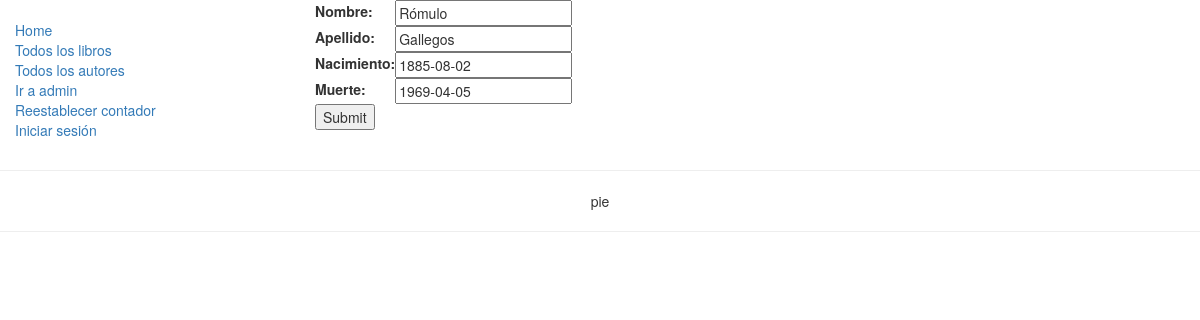
Screenshot of /catalogo/autor/1/actualizar/ with the database file from the repository.
### catalogo/models.py (models this page shows, shortened)
class Autor(models.Model):
    nombre = models.CharField(max_length=100)
    apellido = models.CharField(max_length=100)
    nacimiento = models.DateField(null=True, blank=True)
    muerte = models.DateField('Muerte', null=True, blank=True)
    class Meta:
        ordering = ['apellido']

### catalogo/views.py (the view)
# urls.py: path('autor/<int:pk>/actualizar/', views.ActualizarAutor.as_view(), name='actualizarEsteAutor'), path('autor/<int:pk>/borrar/', views.BorrarAutor.as_view(), name='borrar-autor'),]
class ActualizarAutor(UpdateView):
    model = Autor
    fields = ['nombre','apellido','nacimiento','muerte']

### catalogo/templates/catalogo/autor_form.html (shortened to what this page needs)
{% extends "base1.html" %}
{% block content %}
<form action="" method="post">
    <table>
    {{ form.as_table }}
    </table>
    <input type="submit" value="Submit" />
</form>
{% endblock %}

### rows the page displays
Autor: nombre "Rómulo", apellido "Gallegos", nacimiento "1885-08-02", muerte "1969-04-05"
